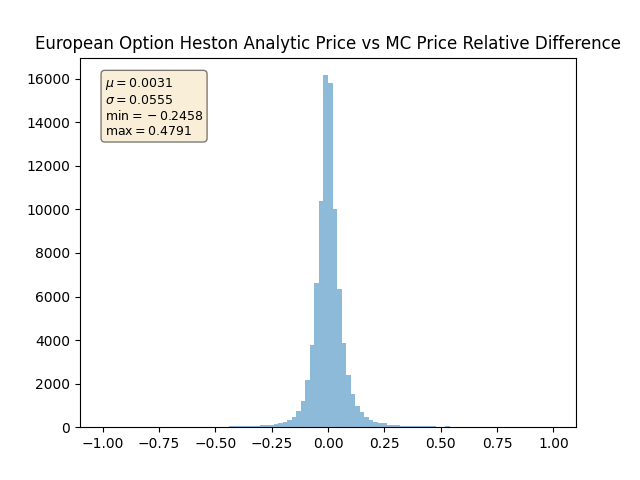

Here is the Python script that generated this plot:
if __name__ == "__main__":
    import pandas as pd
    import numpy as np
    import matplotlib.pyplot as plt
    from hb.utils.date import *
    euro_price_error = pd.read_csv("examples/heston_market/euro_price_error.csv")
    euro_price_error['days']=(360.*euro_price_error.time).astype(np.int)
    euro_price_diff = euro_price_error[euro_price_error.days>=60].relative_error.values
    print(euro_price_diff.mean(), euro_price_diff.std())
    print(euro_price_diff.max(), euro_price_diff.min())
    textstr = '\n'.join((
        r'$\mu=%.4f$' % (euro_price_diff.mean(), ),
        r'$\sigma=%.4f$' % (euro_price_diff.std(), ),
        r'$\min=%.4f$' % (euro_price_diff.min(), ),
        r'$\max=%.4f$' % (euro_price_diff.max(), )))

    fig, ax = plt.subplots()
    ax.hist(euro_price_error.relative_error.values, bins=100, alpha=0.5, range=(-1,1), label='Analytic_MC_Relative_Differences')
    props = dict(boxstyle='round', facecolor='wheat', alpha=0.5)
    ax.text(0.05, 0.95, textstr, transform=ax.transAxes, fontsize=9,
            verticalalignment='top', bbox=props)
    plt.title('European Option Heston Analytic Price vs MC Price Relative Difference')
    plt.show()

    figure = plt.figure()
    plt.scatter(euro_price_error[euro_price_error.days>=60].analytic_price.values, 
                euro_price_error[euro_price_error.days>=60].mc_price.values,
                linewidth=0.3, alpha=0.4, s=0.5)
    plt.xlabel('Analytic Price')
    plt.ylabel('MC Price')
    plt.show()
